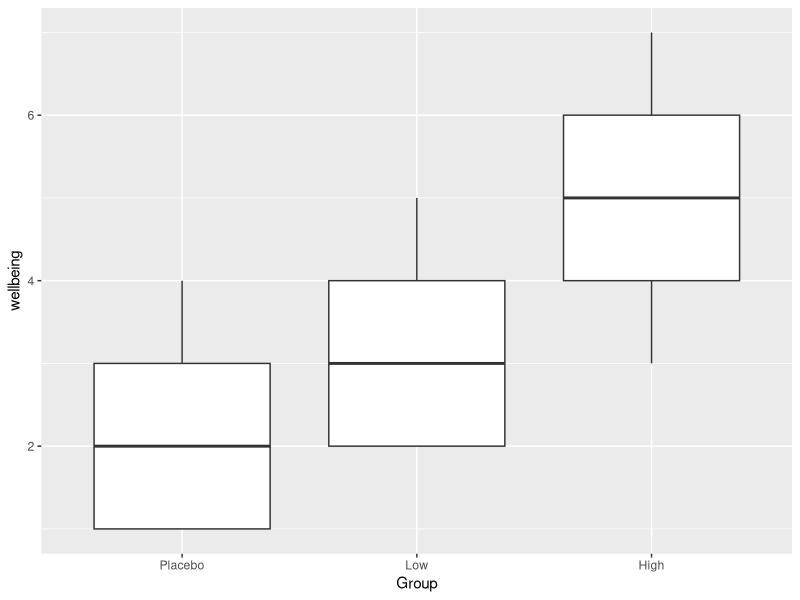
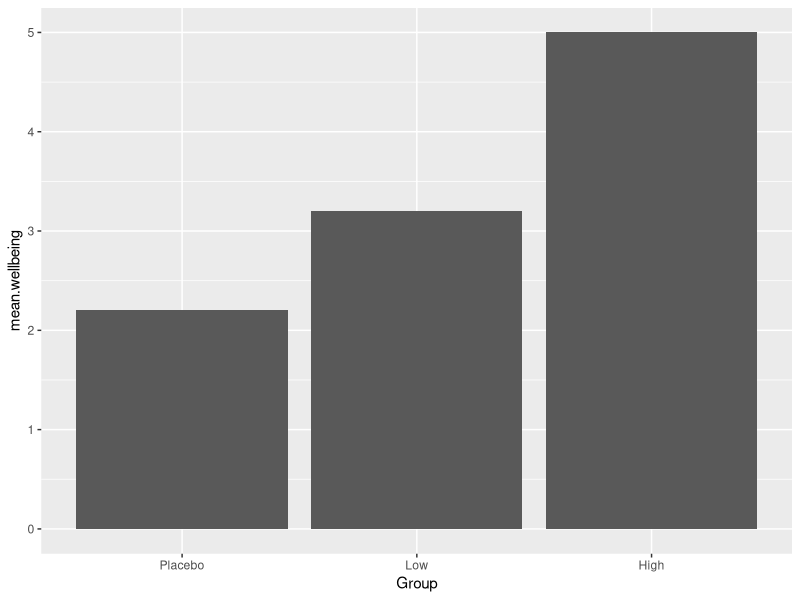
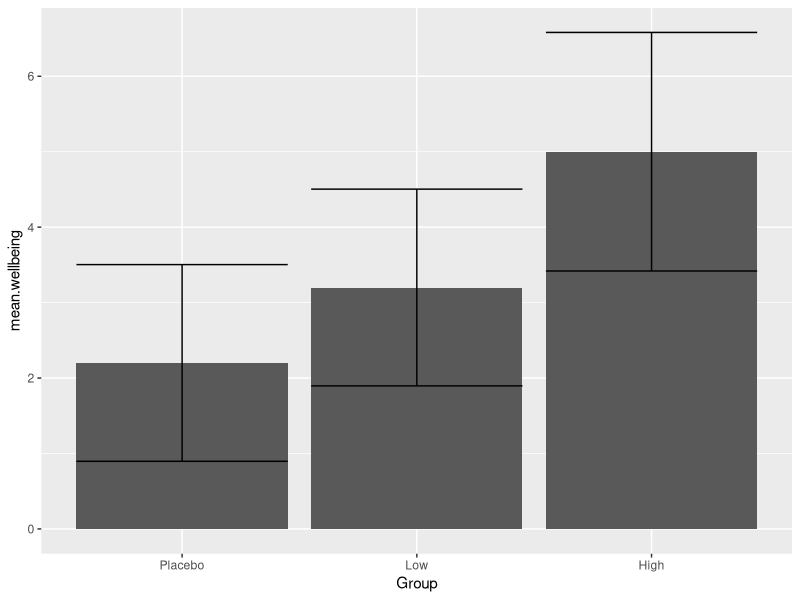
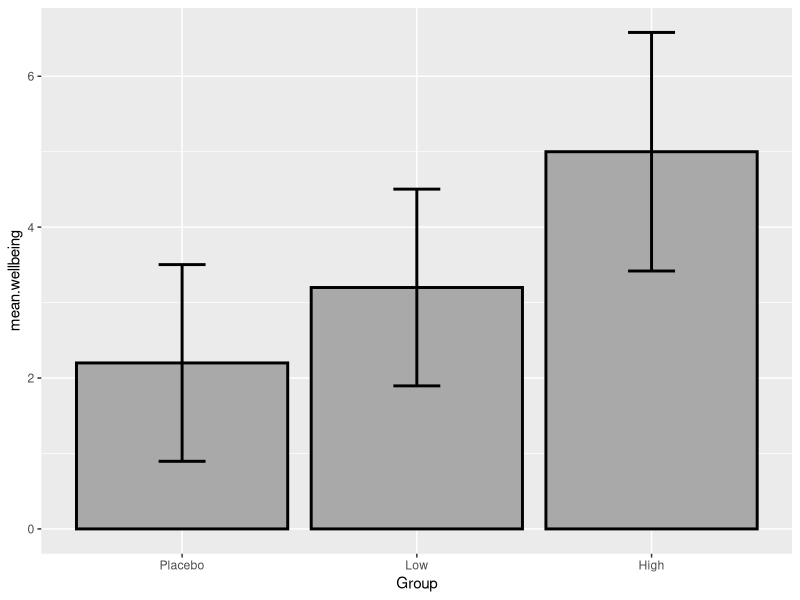
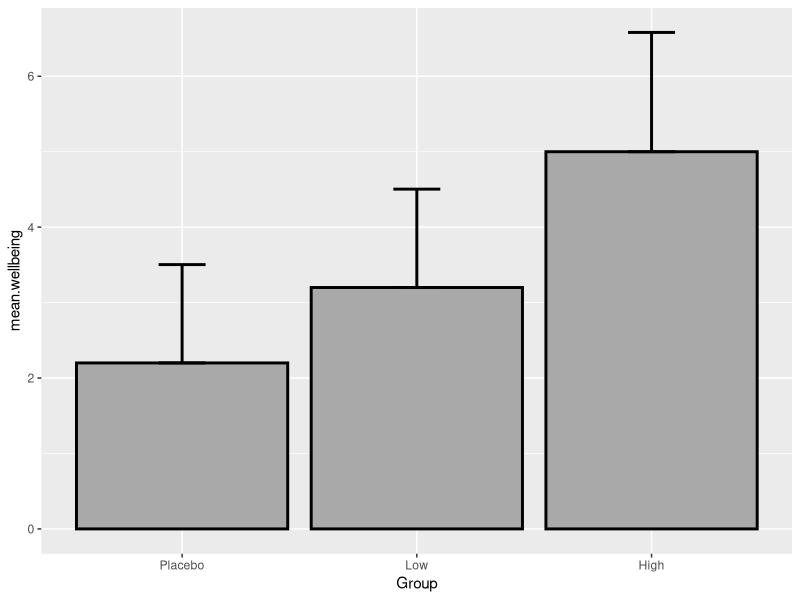
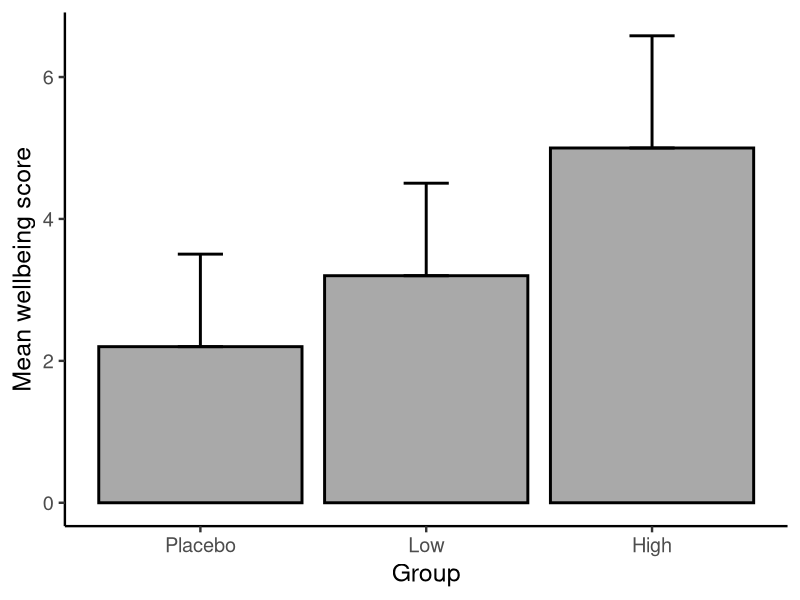
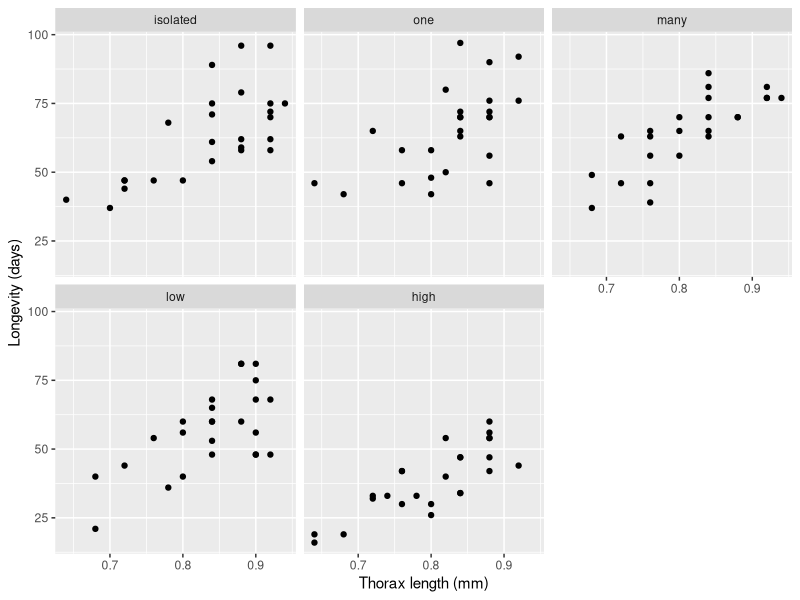
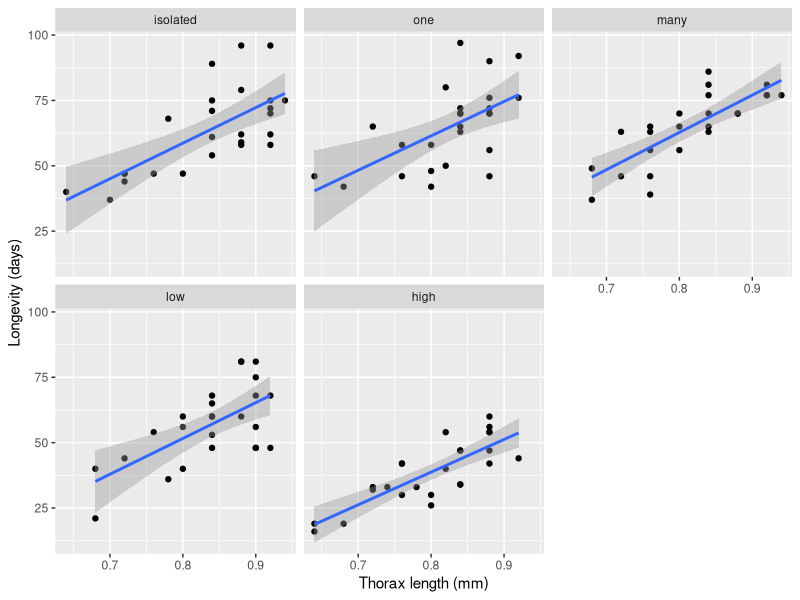

Here is the R script that generated these plots, in order:
## ---- chunk 1
wkdir <- "~/Dropbox/teaching/LIFE707/LIFE707_24_25/Topic_material/separate_topics/Topic_6"
knitr::opts_knit$set(root.dir = wkdir)
setwd(wkdir)
library(tidyverse)
## ---- chunk 2
antid <- read.table("antid1.txt",header=TRUE)
antid$Group <- factor(antid$Group, levels=c("Placebo","Low","High"))
#defines a meaningful order of factors
## ---- chunk 3
antid.plot1 <- ggplot(data=antid, aes(x=Group,y=wellbeing))

antid.plot1 + geom_boxplot()
## ---- chunk 4
antid.summary <- antid %>% group_by(Group) %>% summarise(mean.wellbeing = mean(wellbeing), 
      lower.sd=mean(wellbeing) - sd(wellbeing),
      upper.sd=mean(wellbeing) + sd(wellbeing))
antid.summary
## ---- chunk 5
antid.plot2 <- ggplot(data=antid.summary, aes(x=Group,y=mean.wellbeing))

antid.plot2 + geom_col() 
#some people use geom_bar(stat="identity") instead of geom_col()
  
## ---- chunk 6
antid.plot2 + geom_col() +
  geom_errorbar(aes(ymin=lower.sd,ymax=upper.sd))
## ---- chunk 7
antid.plot2 + geom_bar(stat="identity", fill = "darkgrey",color="black",lwd=1) +
  geom_errorbar(aes(ymin=lower.sd,ymax=upper.sd),width=0.2,lwd=1)
## ---- chunk 8
antid.plot2 + geom_bar(stat="identity", fill = "darkgrey",color="black",lwd=1) +
  geom_errorbar(aes(ymin=mean.wellbeing,ymax=upper.sd),width=0.2,lwd=1)
## ---- chunk 9
antid.plot2 + geom_bar(stat="identity", fill = "darkgrey",color="black",lwd=1) +
  geom_errorbar(aes(ymin=mean.wellbeing,ymax=upper.sd),width=0.2,lwd=1) + 
  ylab("Mean wellbeing score") + theme_classic(base_size=18)
## ---- chunk 10
fruitfly <- read.table("fruitfly.txt",header=TRUE)
fruitfly$activity <- factor(fruitfly$activity, levels = c("isolated","one","many","low","high"))
ff1 <- lm(longevity ~ thorax + activity, data = fruitfly)
## ---- chunk 11
fly.plot1 <- ggplot(data=fruitfly, aes(x=thorax, y=longevity))

#produce a scatterplot for each treatment level
fly.plot1 + geom_point() +
  xlab("Thorax length (mm)") + ylab("Longevity (days)") +
  facet_wrap(~activity)
## ---- chunk 12
fly.plot1 + geom_point() +
  xlab("Thorax length (mm)") + ylab("Longevity (days)") +
  facet_wrap(~activity) +
  geom_smooth(method="lm")
## ---- chunk 13
fly.predict <- predict(ff1, interval = "confidence")
head(fly.predict)
## ---- chunk 14
fly.plotdata <- cbind(fruitfly,fly.predict)
head(fly.plotdata)
## ---- chunk 15
fly.plot2 <- ggplot(data=fly.plotdata, aes(x=thorax, y=longevity))

#produce a scatterplot for each treatment level
fly.plot2 + geom_point() +
  xlab("Thorax length (mm)") + ylab("Longevity (days)") +
  facet_wrap(~activity)
## ---- chunk 16
fly.plot2 + geom_point() +
  xlab("Thorax length (mm)") + ylab("Longevity (days)") +
  facet_wrap(~activity) +
  geom_line(aes(y=fit))
## ---- chunk 17
fly.plot2 + geom_point() +
  xlab("Thorax length (mm)") + ylab("Longevity (days)") +
  facet_wrap(~activity) +
  geom_line(aes(y=fit)) +
  geom_ribbon(aes(ymin = lwr, ymax = upr),alpha=0.2)
